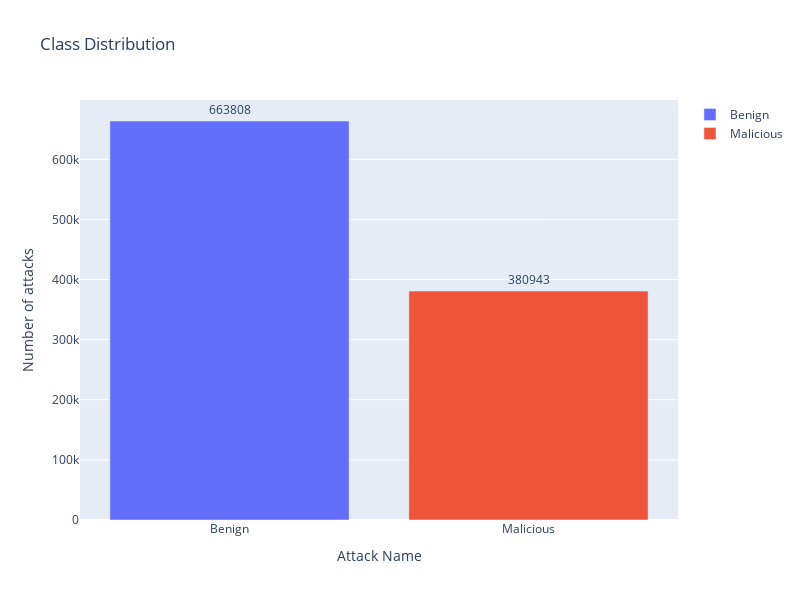

Notebook source saved alongside this figure:
### Code cell
fig = go.Figure(data=[
    go.Bar(name='Benign', 
           y=df["Label"].value_counts().values[0:1],
           x=['Benign'],
           text = df["Label"].value_counts()[0:1],
           orientation='v',
           textposition='outside',),
    go.Bar(name='Malicious', 
           y=df["Label"].value_counts().values[1:2],
           x=['Malicious'],
           text = df["Label"].value_counts()[1:2],
           orientation='v',
           textposition='outside',)
])
# Change the bar mode
fig.update_layout(
                  width=800,
                  height=600,
                  title=f'Class Distribution',
                  yaxis_title='Number of attacks',
                  xaxis_title='Attack Name',)
iplot(fig)

### Figure 1 — Plotly figure (JSON) as saved in the notebook; plotly's stock layout.template omitted (floating-point values rounded to 4 significant figures)
{"data": [{"name": "Benign", "orientation": "v", "text": [663808], "textposition": "outside", "type": "bar", "x": ["Benign"], "y": [663808]}, {"name": "Malicious", "orientation": "v", "text": [380943], "textposition": "outside", "type": "bar", "x": ["Malicious"], "y": [380943]}], "layout": {"height": 600, "title": {"text": "Class Distribution"}, "width": 800, "xaxis": {"title": {"text": "Attack Name"}}, "yaxis": {"title": {"text": "Number of attacks"}}}}
